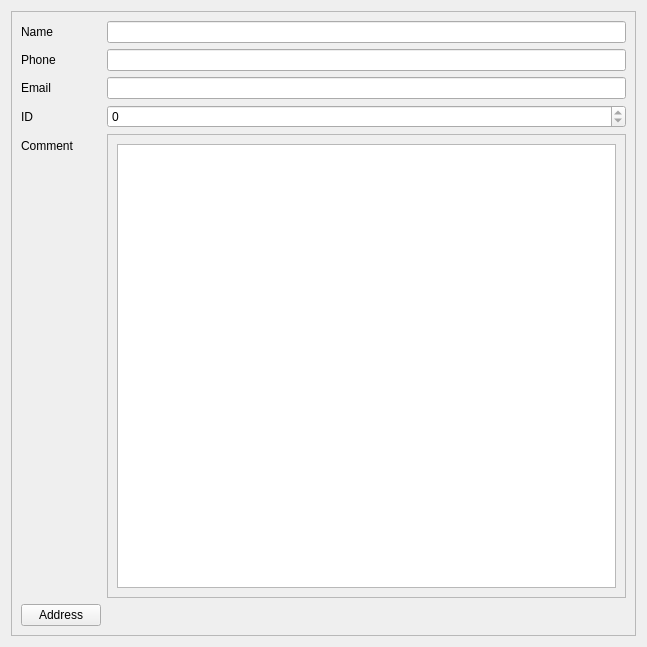
<?xml version="1.0" encoding="UTF-8"?>
<ui version="4.0">
 <class>Form</class>
 <widget class="QWidget" name="Form">
  <property name="geometry">
   <rect>
    <x>0</x>
    <y>0</y>
    <width>647</width>
    <height>647</height>
   </rect>
  </property>
  <property name="windowTitle">
   <string>Form</string>
  </property>
  <layout class="QGridLayout" name="gridLayout_2">
   <item row="0" column="0">
    <layout class="QGridLayout" name="gridLayout">
     <item row="0" column="0">
      <widget class="QScrollArea" name="scrollArea">
       <property name="widgetResizable">
        <bool>true</bool>
       </property>
       <widget class="QWidget" name="scrollAreaWidgetContents">
        <property name="geometry">
         <rect>
          <x>0</x>
          <y>0</y>
          <width>629</width>
          <height>629</height>
         </rect>
        </property>
        <layout class="QGridLayout" name="gridLayout_4">
         <item row="0" column="0">
          <layout class="QGridLayout" name="gridLayout_3">
           <item row="0" column="0">
            <layout class="QFormLayout" name="formLayout">
             <item row="0" column="0">
              <widget class="QLabel" name="label_name">
               <property name="text">
                <string>Name</string>
               </property>
              </widget>
             </item>
             <item row="1" column="0">
              <widget class="QLabel" name="label_phone">
               <property name="text">
                <string>Phone</string>
               </property>
              </widget>
             </item>
             <item row="2" column="0">
              <widget class="QLabel" name="label_email">
               <property name="text">
                <string>Email</string>
               </property>
              </widget>
             </item>
             <item row="3" column="0">
              <widget class="QLabel" name="label_id">
               <property name="text">
                <string>ID</string>
               </property>
              </widget>
             </item>
             <item row="5" column="0">
              <widget class="QPushButton" name="address_btn">
               <property name="text">
                <string>Address</string>
               </property>
              </widget>
             </item>
             <item row="0" column="1">
              <widget class="QLineEdit" name="name">
               <property name="readOnly">
                <bool>true</bool>
               </property>
              </widget>
             </item>
             <item row="1" column="1">
              <widget class="QLineEdit" name="phone">
               <property name="readOnly">
                <bool>true</bool>
               </property>
              </widget>
             </item>
             <item row="2" column="1">
              <widget class="QLineEdit" name="email">
               <property name="readOnly">
                <bool>true</bool>
               </property>
              </widget>
             </item>
             <item row="3" column="1">
              <widget class="QSpinBox" name="ID">
               <property name="readOnly">
                <bool>true</bool>
               </property>
               <property name="maximum">
                <number>999999999</number>
               </property>
              </widget>
             </item>
             <item row="4" column="0">
              <widget class="QLabel" name="label_comment">
               <property name="text">
                <string>Comment</string>
               </property>
              </widget>
             </item>
             <item row="4" column="1">
              <widget class="QScrollArea" name="scrollArea_2">
               <property name="widgetResizable">
                <bool>true</bool>
               </property>
               <widget class="QWidget" name="scrollAreaWidgetContents_2">
                <property name="geometry">
                 <rect>
                  <x>0</x>
                  <y>0</y>
                  <width>519</width>
                  <height>417</height>
                 </rect>
                </property>
                <layout class="QGridLayout" name="gridLayout_5">
                 <item row="0" column="0">
                  <widget class="QTextEdit" name="comment"/>
                 </item>
                </layout>
               </widget>
              </widget>
             </item>
            </layout>
           </item>
          </layout>
         </item>
        </layout>
       </widget>
      </widget>
     </item>
    </layout>
   </item>
  </layout>
 </widget>
 <resources/>
 <connections/>
</ui>
